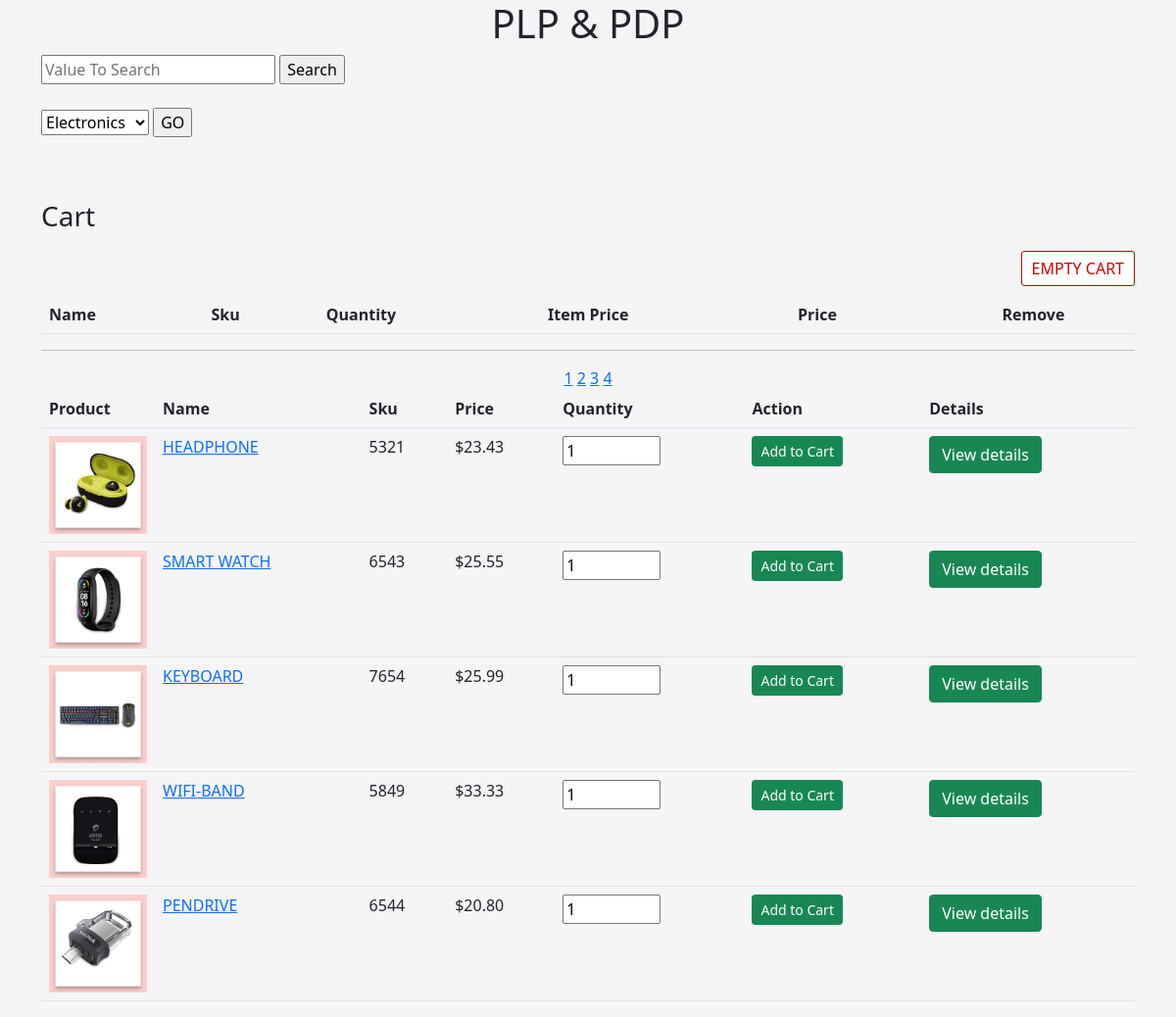
The app's page /index.php?page=4 with its own data.
### tables this page shows
CREATE TABLE products(
  Id int(8) PRIMARY KEY,
  Name varchar(30) NOT NULL,
  Sku int(10) NOT NULL,
  Price double(10,2) NOT NULL,
  Description varchar(500) NOT NULL,
  image text NOT NULL
);

### function.php (the view, shortened to what this page needs)
<?php include 'Db.php' ?>
<?php
function pagination()
{
    global $connection;
    $results_per_page = 5;
    if(isset($_POST['search']))
    {
        $valueToSearch = $_POST['valueToSearch'];
        $query = "SELECT * FROM `products` WHERE CONCAT(`Id`, `Name`, `Sku`, `Price`,`Description`,`Image`) LIKE '%".$valueToSearch."%'";
        $search_result = mysqli_query($connection, $query);
    }
     else
    {
        $query = "SELECT * FROM `products`";
        $search_result = mysqli_query($connection, $query);
    }
    $resultArr=[];
    array_push($resultArr,...$search_result);
    $number_of_results = mysqli_num_rows($search_result);
    $number_of_pages = $number_of_results / $results_per_page;
    if (!isset($_GET['page'])) {
         $page = 1;
    }
    else
    {
    $page = $_GET['page'];
    }
    $this_page_first_result = ($page - 1) * $results_per_page;
    $resultArr = array_slice($resultArr, $this_page_first_result, $results_per_page);
    foreach($resultArr as $row)
    { ?>
      <form action="index.php?action=Add&Id=<?=$row['Id']; ?>" method="post">
          <tr>
                  <td id="product-image"><a href="details.php?Id=<?=$row['Id']; ?>"><img src="<?php echo $row["image"]; ?>"width="100" height="100"> </a></td>
                  <td><a href="details.php?Id=<?=$row['Id']; ?>"><?=$row['Name']; ?></a></td>
                  <td><?php echo $row['Sku']; ?></td>
                  <td>$<?=number_format($row['Price'], 2); ?></td>
                  <td> <input type="number" Name="quantity" value="1" min=1 max=1000 oninput="this.value = Math.abs(this.value)" class="number"></td>
                  <td><input type="submit" value="Add to Cart" class="btn btn-success btn-sm"></td>
                  <td><a href="details.php?Id=<?=$row['Id']; ?>" class ="btn btn-success">View details</a></td>
              </div>
          </div>
    </form>
    <center>
    <?php
    }
    for ($page = 1;$page <= $number_of_pages;$page++)
    {
        echo '<a "  href="index.php?page=' . $page . '">' . $page . '</a> ';
    }
} ?>

### css/index.css (style rules this page uses)
.number { width: 100px; height: 30px; }
.body { background-color: #f5f5f8; }
#product-image { width: 100px; height: 100px; }

### records on screen
products: image (picture), Name "HEADPHONE", Sku "5321", Price "23.43"
products: image (picture), Name "SMART WATCH", Sku "6543", Price "25.55"
products: image (picture), Name "KEYBOARD", Sku "7654", Price "25.99"
products: image (picture), Name "WIFI-BAND", Sku "5849", Price "33.33"
products: image (picture), Name "PENDRIVE", Sku "6544", Price "20.80"
